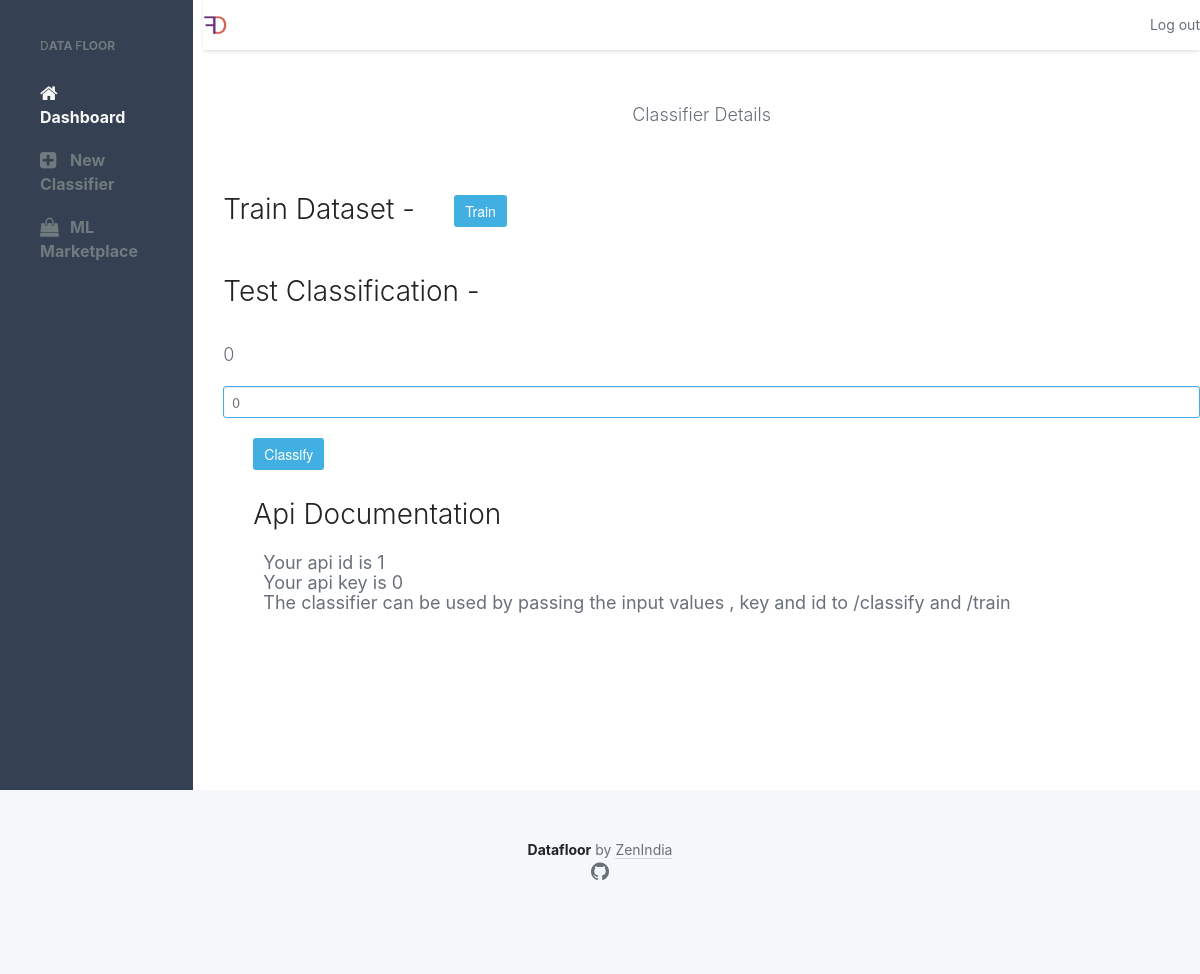
The app's page /details?id=1 (signed in), older data.
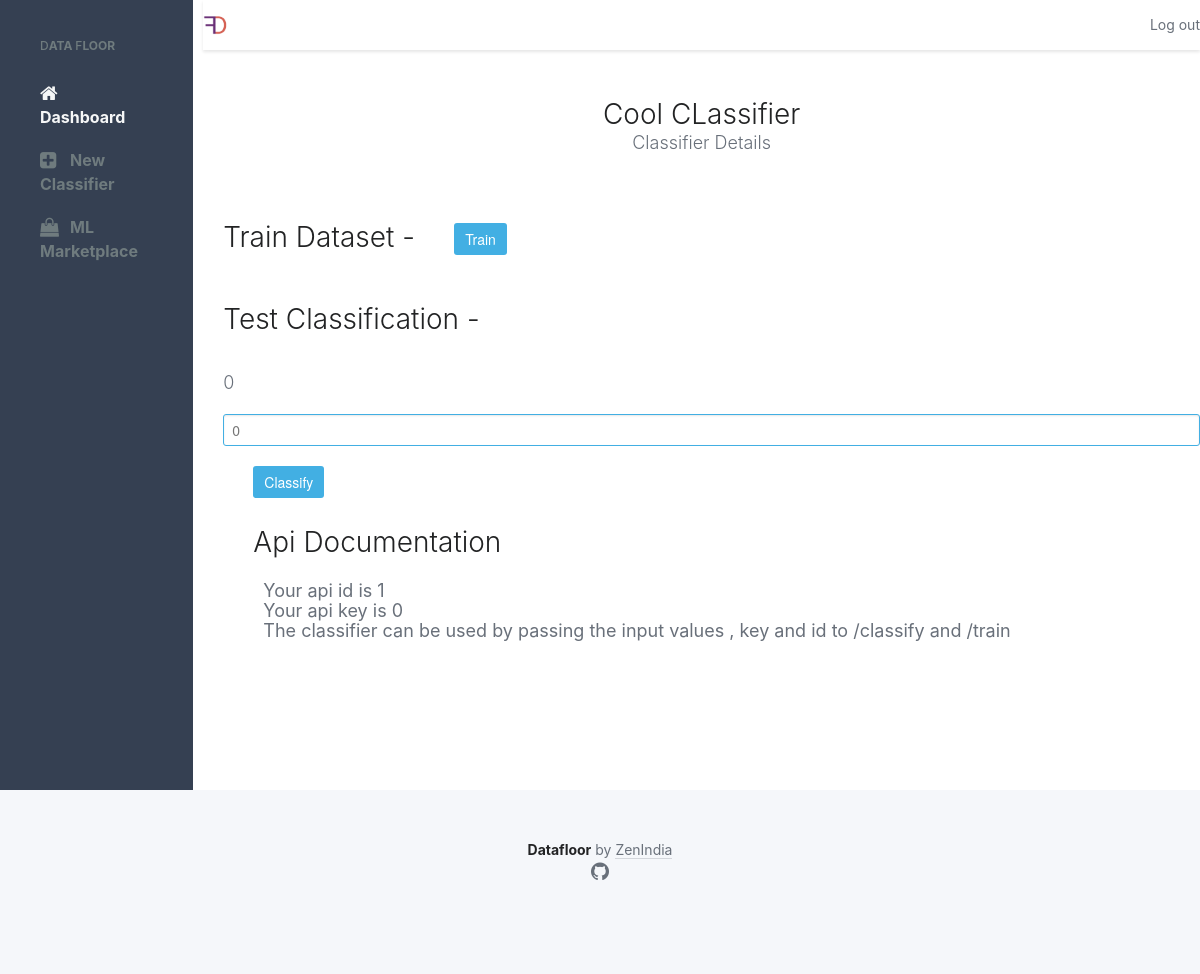
The same page, newer data.
### userclassifier/models.py (models this page shows)
class ClassifierData(models.Model):
	classifierid = models.AutoField(primary_key=True)
	name = models.CharField(max_length=500)
	classifierp = models.CharField(max_length=100)
	type = models.CharField(max_length=10)
	classifier = models.CharField(max_length = 100)
	user = models.IntegerField()
	inputset = models.CharField(max_length=25000)
	outputset = models.CharField(max_length=1500)

### userclassifier/views.py (the view)
# urls.py: url(r'details', views.details),
def details(request):
    id = request.session.get('userid', "")
    if (id == ""):
        return HttpResponseRedirect("/home")
    data = ClassifierData.objects.all().filter(classifierid = request.GET.get("id" , 0))
    uesr = ""
    for i in data:
        user = i.user
    if(user != id):
        return HttpResponseRedirect('/dashboard')
    for i in data:
        return render(request,"classuploaded.html", {"y":i.outputset ,"x" : i.inputset.split(",") ,"classifiername" : i.name ,"key" : i.classifierp , "id" : i.classifierid  })

### templates/classuploaded.html (shortened to what this page needs)
<!DOCTYPE html>
<html>
<head>
        		{% load static %}
    <link rel="stylesheet" href="{%static 'css/font-awesome.min.css' %}">
    <link rel="stylesheet" type="text/css" href="{%static 'css/bulma.css' %}">
</head>
<body>
  <div class="columns" style="background-color: white" >
    <aside class="column is-2 aside hero is-fullheight is-hidden-mobile">
      <div>
        <div class="main">
            <div class="title"><strong>D</strong>ata <strong>F</strong>loor</div>
          <a href="/dashboard" class="item active"><span class="icon"><i class="fa fa-home"></i></span><span class="name">Dashboard</span></a>
          <a href="/upload" class="item"><span class="icon"><i class="fa fa-plus-square"></i></span><span class="name">New Classifier</span></a>
          <a href="/market" class="item"><span class="icon"><i class="fa fa-shopping-bag"></i></span><span class="name">ML Marketplace</span></a>
        </div>
      </div>
    </aside>
    <div class="column is-10 admin-panel">
      <nav class="nav has-shadow" id="top">
        <div class="container">
          <div class="nav-left">
            <a class="nav-item" href="#">
              <img src="{%static 'img/logo.png' %}" style="max-width: 25px ;width : 25px ; height: auto" alt="Datafloor logo">
            </a>
          </div>
            <div class="nav-right"><a href="/logout" class="nav-item" >Log out</a></div>
        </div>
      </nav>
      <section class="hero is-small">
        <div class="hero-body" style="margin-top: 10px ; margin-bottom: 10px">
          <div class="container" align="center">
            <h1 class="title">
              {{ classifiername }}
            </h1>
            <h2 class="subtitle">
        Classifier Details
            </h2>
          </div>
        </div>
      </section>
    <section>
<div class="title" style=" padding-left: 20px;padding-top: 20px">
Train Dataset - &nbsp;&nbsp;&nbsp;
    <button class="button is-info is-focused " id = "train" >Train</button>   <div class="subtitle" id="trainout"  style="padding-top: 10px"> </div>
</div>
        <div class="title" style=" padding-left: 20px;padding-top: 20px">
            Test Classification - &nbsp;&nbsp;&nbsp;
<div >
            <p class="control" style="padding-left: 30px ; padding-top: 15px ; padding-right: 20px"  >
            {% for val in x %}
    <div class="subtitle" style="padding-top: 15px" >{{ val }}</div>
    <input class="input is-info" style="padding-right: 25px" type="text" id="{{ val }}" placeholder="{{ val }}">
            {% endfor %}
</div>
            <button class="button is-info is-focused is-centered " id = "classify" style="margin-top:20px;margin-left: 30px" >Classify</button>   <div class="subtitle" id="classifyout"  style="padding-top: 10px"> </div>
                <div class="is-centered" style="color: #69306D">
        <div class="title" style="margin-left: 30px">
        Api Documentation
        </div>
        <div class="subtitle" style="margin-left: 40px; margin-bottom: 80px">
            <p><br> Your api id is {{id}}<br>
                    Your api key is {{key}} <br></p>
                    <p>
                    The classifier can be used by passing the input values , key and id to /classify and /train
                    </p>
        </div>
        </div>
        </div>
        </section>
    </div>
</div>
<footer class="footer" >
  <div class="container">
    <div class="has-text-centered">
      <p>
        <strong>Datafloor</strong> by <a href="http://zenindia.xyz">ZenIndia</a>
      </p>
      <p>
        <a class="icon" href="#">
          <i class="fa fa-github"></i>
        </a>
      </p>
    </div>
  </div>
</footer>
</body>
</html>

### templates/classuploaded.html (style rules this page uses)
body { font-family: -apple-system,BlinkMacSystemFont,"Segoe UI",Roboto,Helvetica,Arial,sans-serif,"Apple Color Emoji","Segoe UI Emoji","Segoe UI Symbol"; min-height: 100%; height: auto; }
.aside { background-color: #354052;Dashboard - DataFloor margin-right: -10px; }
.aside .main { padding: 40px; color: #6F7B7E; }
.aside .title { color: #6F7B7E; font-size: 12px; font-weight: bold; text-transform: uppercase; }
.aside .main .item { display: block; padding: 10px 0; color: #6F7B7E; }
.aside .main .item.active { color: #F6F7F7; }
.aside .main .icon { font-size: 19px; padding-right: 30px; }
.aside .main .name { font-size: 16px; font-weight: bold; }
.admin-panel { min-height: 100%; margin-bottom: -10px; padding-bottom: -3px; }

Row changes from the older to the newer data that the page shows:
now on this page (row edited): ClassifierData: name "Cool CLassifier"
